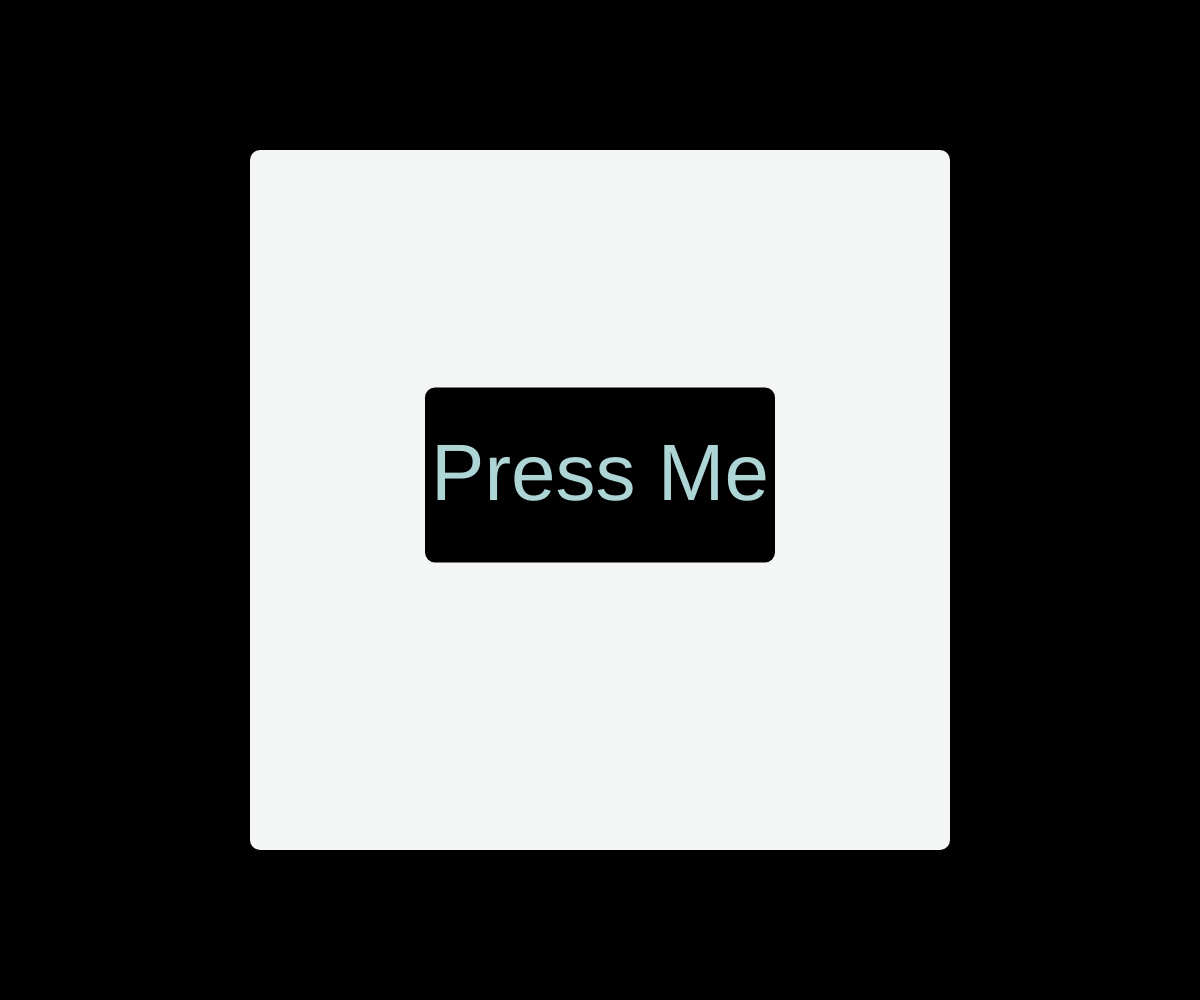
Frame 1 (no input)
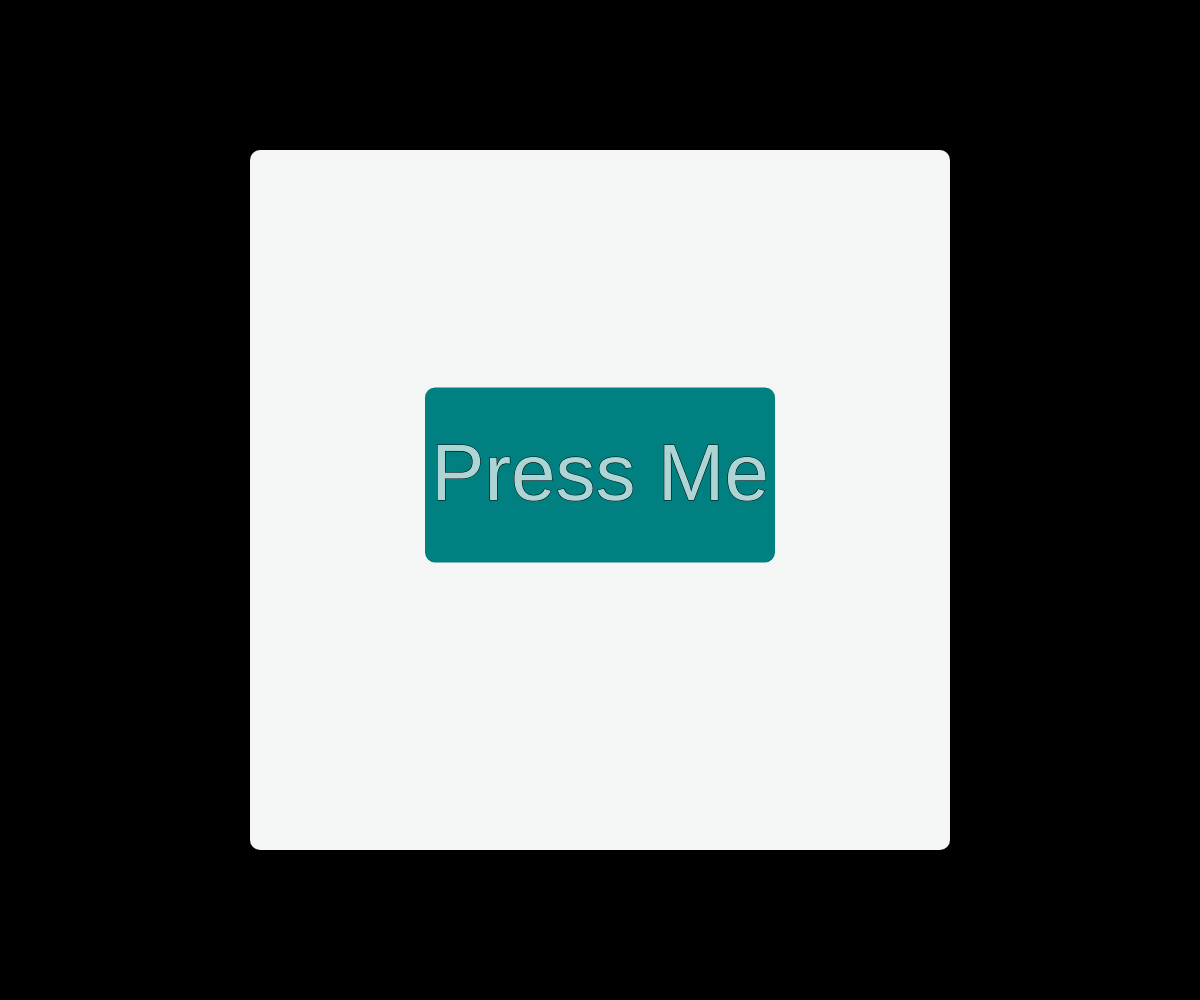
Frame 60 (no input)
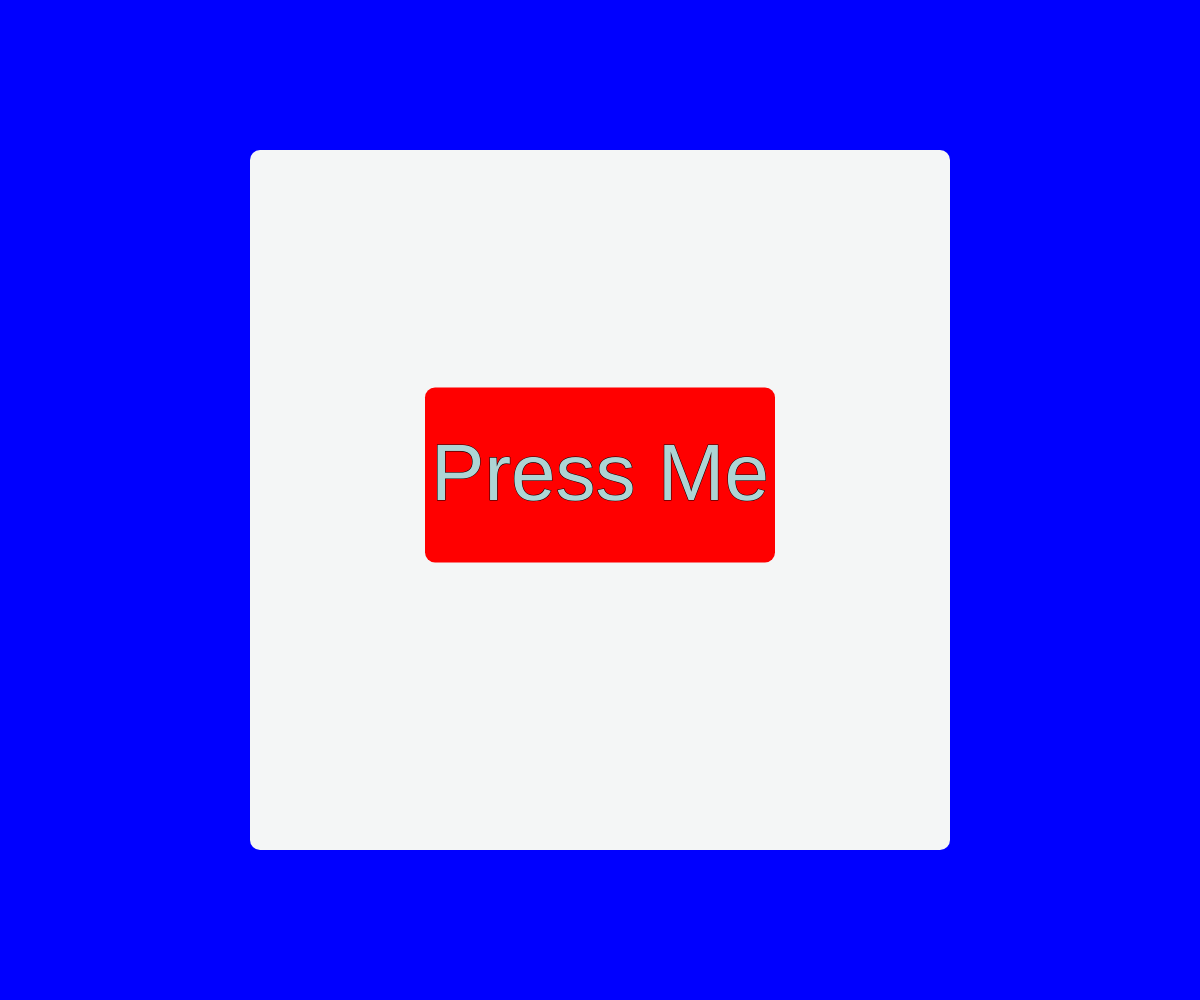
Frame 120 (the mouse pressed at the canvas centre since frame 60)

The p5.js sketch that drew these frames (run headless with seeded random() and noise() and a simulated clock; from frame 60 on, the mouse is pressed at the canvas centre):

// p5.js sketch
// ── sketch.js
var pickedColor = 0;
var colors = ['#FFFFFF', '#C0C0C0', '#808080', '#000000', '#FF0000', '#800000', '#FFFF00', '#808000', '#00FF00', '#008000', '#00FFFF', '#008080', '#0000FF', '#000080', '#FF00FF', '#800080'];
var colorSwap = 0

function setup() {
    createCanvas(windowWidth, windowHeight);
}

function draw() {

    background(pickedColor);
    colorPallete(windowWidth/2,windowHeight/2, 700, 700);
}

function colorPallete(x, y, w, h){
    noStroke();
    fill('#F4F6F6');
    rectMode(CENTER);
    rect(x, y, w, h, 10,10,10,10);

    if (frameCount % 20 == 0) {
        colorSwap = colors[int(random(0, colors.length))];
    }
    fill(colorSwap);
    rect(x, y-25, w/2, h/4, 10,10,10,10);

    stroke(0);
    fill('#ADD5D5');
    textSize(80);
    textAlign(CENTER);
    text("Press Me", x, y);
    
    
    if (mouseIsPressed && 
        mouseX > (x - w/4) && 
        mouseX < (x + w/4) && 
        mouseY > (y - h/8) && 
        mouseY < (y + (h/8 - 25))) 
        {
            pickedColor = colorSwap;
        }
    
}

// function mouseClicked(){
    
//             console.log("Colour changed")
//             pickedColor = colorSwap;
        
// }

// function colorSwap(){
//         pickedColor = colors[int(random(0, colors.length))];
    
// }
